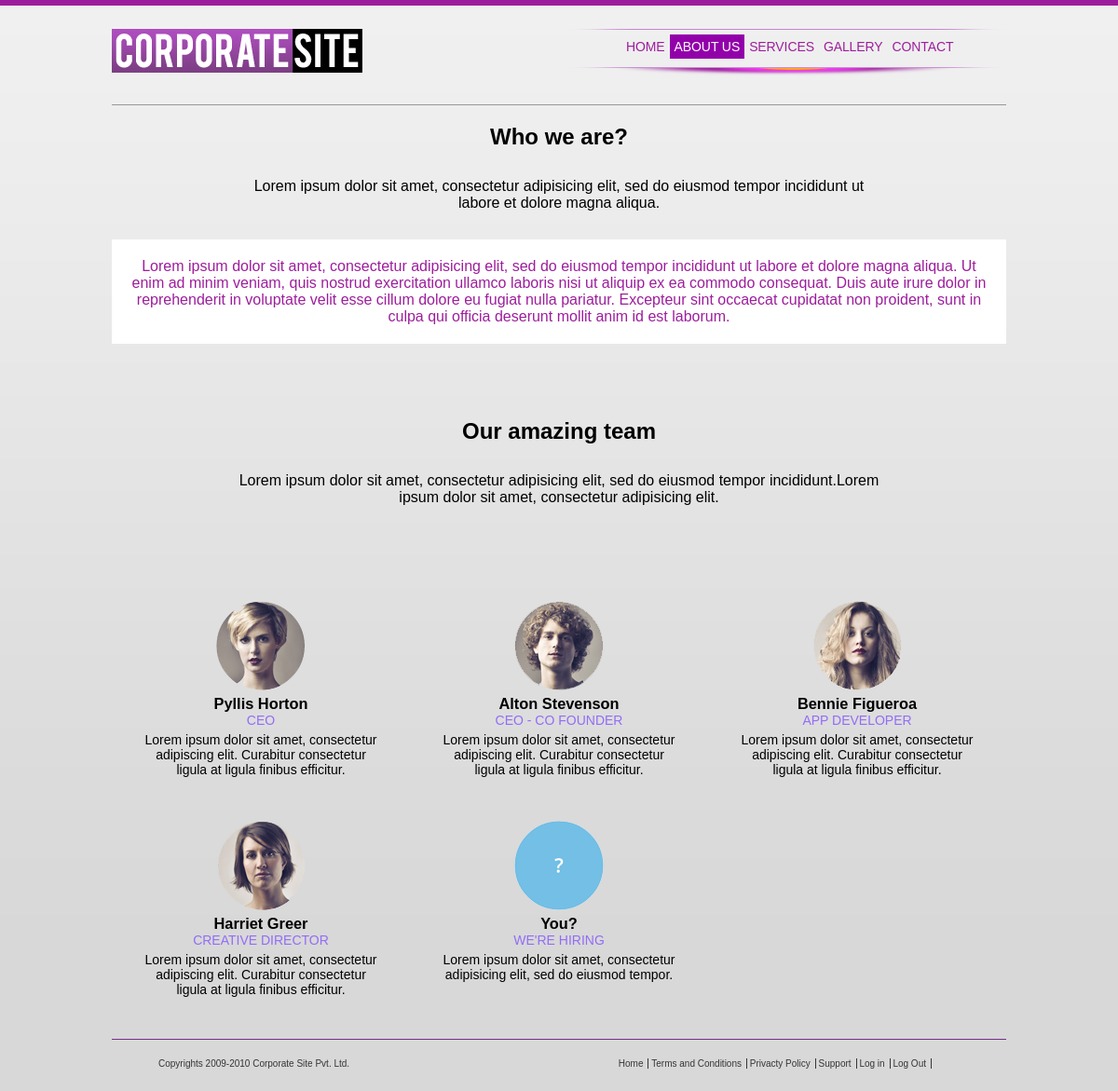
Page /about.php on the committed database.
### tables this page shows
CREATE TABLE `aboutustext` (
  `id` int(100) NOT NULL,
  `subtext` varchar(200) NOT NULL,
  `text` varchar(700) NOT NULL,
  `teamText` varchar(500) NOT NULL
);

CREATE TABLE `aboutusemp` (
  `id` int(11) NOT NULL,
  `name` varchar(50) NOT NULL,
  `title` varchar(50) NOT NULL,
  `description` varchar(200) NOT NULL,
  `photo` varchar(500) NOT NULL
);

### about.php (the view, shortened to what this page needs)
<?php
	include('parts/header.php');
	require ('database/mysql.php');
	$query = "SELECT * FROM `aboutusemp`";
    $result = $conn->query($query);
    $query2 = "SELECT * FROM `aboutustext`";
    $result2 = $conn->query($query2);
    $row2 = $result2->fetch_assoc();
?>
<section id="aboutHeader">
	<h1>Who we are?</h1>
	<p><?php echo $row2['subtext']; ?></p>
</section>
<section id="aboutMain">
	<?php echo $row2['text']; ?>
</section>
<section id="teamText">
	<h1>Our amazing team</h1>
	<p><?php echo $row2['teamText']; ?></p>
</section>
<section id="aboutTeam">
	<?php while($row = $result->fetch_assoc()) {  ?>
			<div class="block">
				<img src="<?php echo str_replace("../", "", $row['photo']); ?>">
				<h3><?php echo $row['name']; ?></h3>
				<span><?php echo $row['title']; ?></span>
				<p><?php echo $row['description']; ?></p>
			</div>
	<?php }?>
	<div class="block">
		<img src="images/addTeam.png">
		<h3>You?</h3>
		<span>WE'RE HIRING</span>
		<p>Lorem ipsum dolor sit amet, consectetur adipisicing elit, sed do eiusmod
		tempor.</p>
	</div>
</section>
<?php include('parts/footer.php'); ?>

### css/style.css (style rules this page uses)
* { margin: 0; padding: 0; list-style: none; list-style: none; text-decoration: none; }
body { background: #d8d8d8 url(../images/bg.jpg) repeat-x top center; color: #fff; border-top: 6px solid #9d1e9c; box-sizing: border-box; font-family: Arial, Helvetica, sans-serif; min-width: 960px; }
#aboutHeader , #aboutMain , #teamText { text-align: center; color: #000; margin: 20px 0px; }
#aboutHeader p { margin: 30px auto; width: 700px; }
#aboutMain { background: #fff; color: #9d1e9c; padding: 20px; }
#aboutTeam { clear: both; overflow: hidden; color: #000; font-size: 14px; }
#aboutTeam span { color:#936cf7; }
#teamText { margin: 80px auto; }
#teamText p { margin: 30px auto; width: 700px; }
#aboutTeam .block { width: 320px; float: left; text-align: center; margin: 20px 0px; }
#aboutTeam .block p { width: 250px; margin:5px auto; }

### rows in the picture
aboutustext: subtext "Lorem ipsum dolor sit amet, consectetur adipisicing elit, sed do eiusmod tempor incididunt ut labore et dolore magna aliqua.", text "Lorem ipsum dolor sit amet, consectetur adipisicing elit, sed do eiusmod tempor incididunt ut labore et dolore magna aliqua. Ut enim ad minim veniam, quis nostrud exercitation ullamco laboris nisi ut aliquip ex ea commodo consequat. Duis aute irure dolor in reprehenderit in voluptate velit esse cillum dolore eu fugiat nulla pariatur. Excepteur sint occaecat cupidatat non proident, sunt in culpa qui officia deserunt mollit anim id est laborum.", teamText "Lorem ipsum dolor sit amet, consectetur adipisicing elit, sed do eiusmod tempor incididunt.Lorem ipsum dolor sit amet, consectetur adipisicing elit."
aboutusemp: photo (picture), name "Pyllis Horton", title "CEO", description "Lorem ipsum dolor sit amet, consectetur adipiscing elit. Curabitur consectetur ligula at ligula finibus efficitur."
aboutusemp: photo (picture), name "Alton Stevenson", title "CEO - CO FOUNDER", description "Lorem ipsum dolor sit amet, consectetur adipiscing elit. Curabitur consectetur ligula at ligula finibus efficitur."
aboutusemp: photo (picture), name "Bennie Figueroa", title "APP DEVELOPER", description "Lorem ipsum dolor sit amet, consectetur adipiscing elit. Curabitur consectetur ligula at ligula finibus efficitur."
aboutusemp: photo (picture), name "Harriet Greer", title "CREATIVE DIRECTOR", description "Lorem ipsum dolor sit amet, consectetur adipiscing elit. Curabitur consectetur ligula at ligula finibus efficitur."
